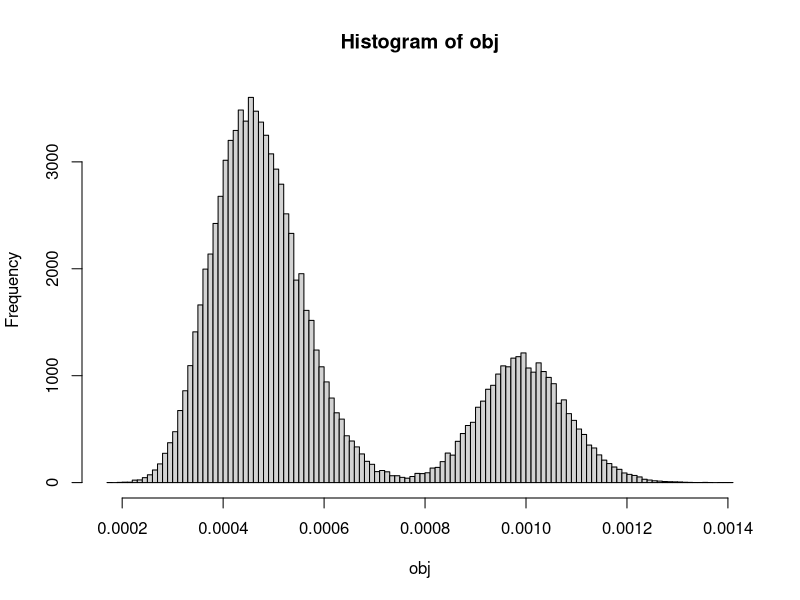

Recreate this plot in R.
rbernoulli_beta_mixture = function(num_draws, target_mean, component_phi, p_bernoulli = 0.25) {
  if (num_draws <= 0) return(numeric(0))
  
  # 1. Target Marginal Variance of Beta(target_mean, component_phi)
  var_marginal = (target_mean * (1 - target_mean)) / (component_phi + 1)
  
  # 2. Target Conditional Variance (halved)
  var_cond = 0.125 * var_marginal
  
  # 3. Between-component variance needed: Var_between = Var_marginal - Var_cond
  var_between = var_marginal - var_cond
  
  # 4. Difference between conditional means: delta = mu1 - mu0
  delta = sqrt(var_between / (p_bernoulli * (1 - p_bernoulli)))
  
  # 5. Conditional Means
  mu1 = target_mean + (1 - p_bernoulli) * delta
  mu0 = target_mean - p_bernoulli * delta
  
  # Boundary check: ensure conditional means lie strictly within (0, 1)
  if (mu0 <= 0 || mu1 >= 1) {
    stop(sprintf(
      "Variance too large relative to mean (mu = %e). Conditional means [%e, %e] exceed (0, 1).",
      target_mean, mu0, mu1
    ))
  }
  
  # 6. Solve precision parameters phi_1 and phi_0 for exact conditional variance
  # Using formula: Var_cond = mu_k * (1 - mu_k) / (phi_k + 1)
  phi1 = (mu1 * (1 - mu1) / var_cond) - 1
  phi0 = (mu0 * (1 - mu0) / var_cond) - 1
  
  # 7. Sample Z ~ Bernoulli(p)
  z = rbinom(num_draws, size = 1, prob = p_bernoulli)
  
  # 8. Sample X | Z ~ Beta(alpha_k, beta_k)
  draws = numeric(num_draws)
  n1 = sum(z == 1)
  n0 = num_draws - n1
  
  if (n1 > 0) {
    draws[z == 1] = rbeta(n1, shape1 = mu1 * phi1, shape2 = (1 - mu1) * phi1)
  }
  if (n0 > 0) {
    draws[z == 0] = rbeta(n0, shape1 = mu0 * phi0, shape2 = (1 - mu0) * phi0)
  }
  
  return(draws)
}

obj = rbernoulli_beta_mixture(num_draws=100000,target_mean=6e-4,component_phi=10000)

hist(obj,breaks = 100)
